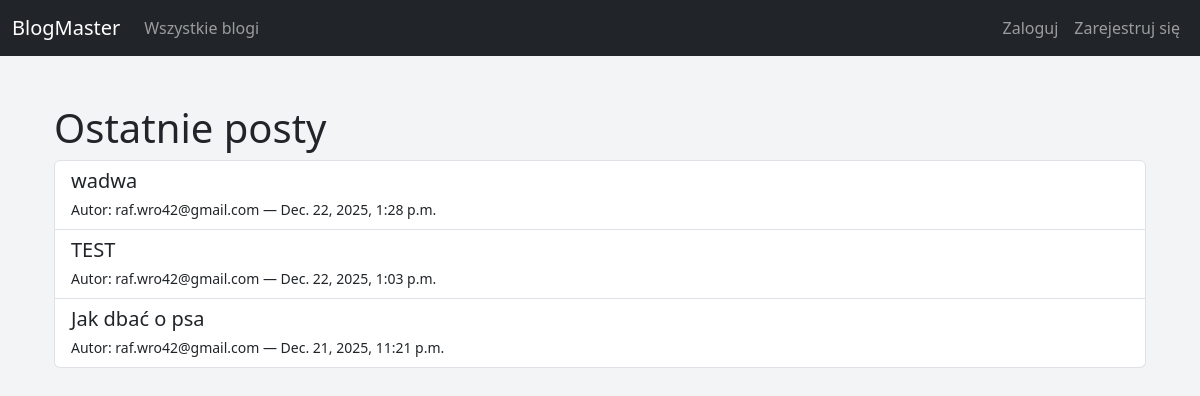
The app's page /posts/, older data.
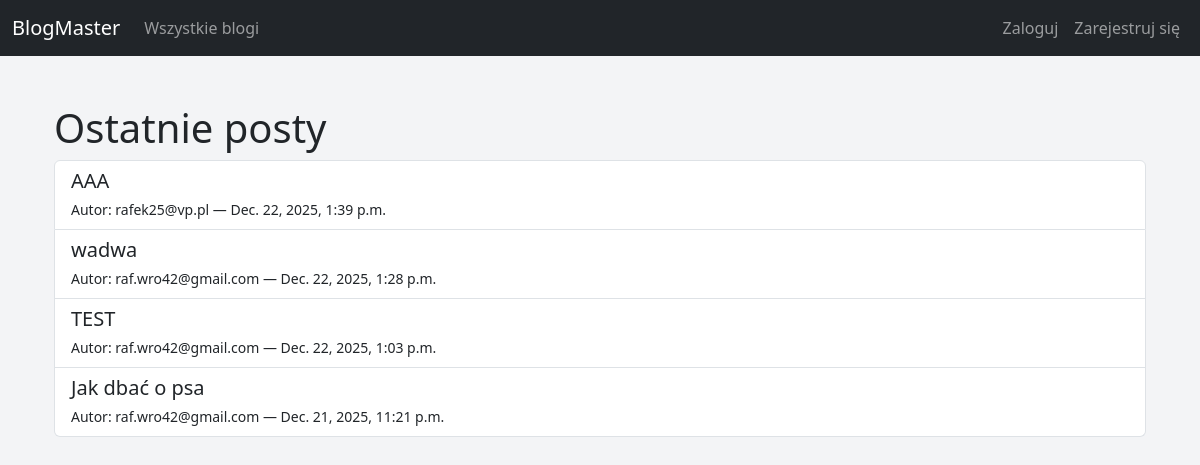
The same page, newer data.
### posts/models.py (models this page shows, shortened)
class Post(models.Model):
    blog = models.ForeignKey(Blog, on_delete=models.CASCADE, related_name='posts')
    author = models.ForeignKey(User, on_delete=models.SET_NULL, null=True)
    title = models.CharField(max_length=200)
    content = models.TextField()
    created_at = models.DateTimeField(auto_now_add=True)
    updated_at = models.DateTimeField(auto_now=True)
    likes = models.ManyToManyField(User, related_name="liked_posts", blank=True)

### accounts/models.py (models this page shows)
class CustomUser(AbstractBaseUser, PermissionsMixin):
    email = models.EmailField(unique=True)
    date_joined = models.DateTimeField(default=timezone.now)
    is_active = models.BooleanField(default=True)
    is_staff = models.BooleanField(default=False)
    USERNAME_FIELD = "email"
    REQUIRED_FIELDS = []  # nie wymagamy nic więcej przy tworzeniu superusera
    objects = CustomUserManager()
    def __str__(self):
        return self.email

### posts/views.py (the view)
# urls.py: path('', post_list, name='post_list'),
def post_list(request):
    posts = Post.objects.order_by('-created_at')
    return render(request, 'posts/post_list.html', {'posts': posts})

### posts/templates/posts/post_list.html (shortened to what this page needs)
{% extends 'base.html' %}
{% block content %}
<div class="container mt-5">
    <h1>Ostatnie posty</h1>
    <div class="list-group">
        {% for post in posts %}
            <a href="{% url 'post_detail' post.pk %}" class="list-group-item list-group-item-action">
                <h5 class="mb-1">{{ post.title }}</h5>
                <small>Autor: {{ post.author }} — {{ post.created_at }}</small>
            </a>
        {% empty %}
            <p>Brak postów.</p>
        {% endfor %}
    </div>
</div>
{% endblock %}

Row changes from the older to the newer data that the page shows:
added Post: title "AAA", author "rafek25@vp.pl", created_at "Dec. 22, 2025, 1:39 p.m."
